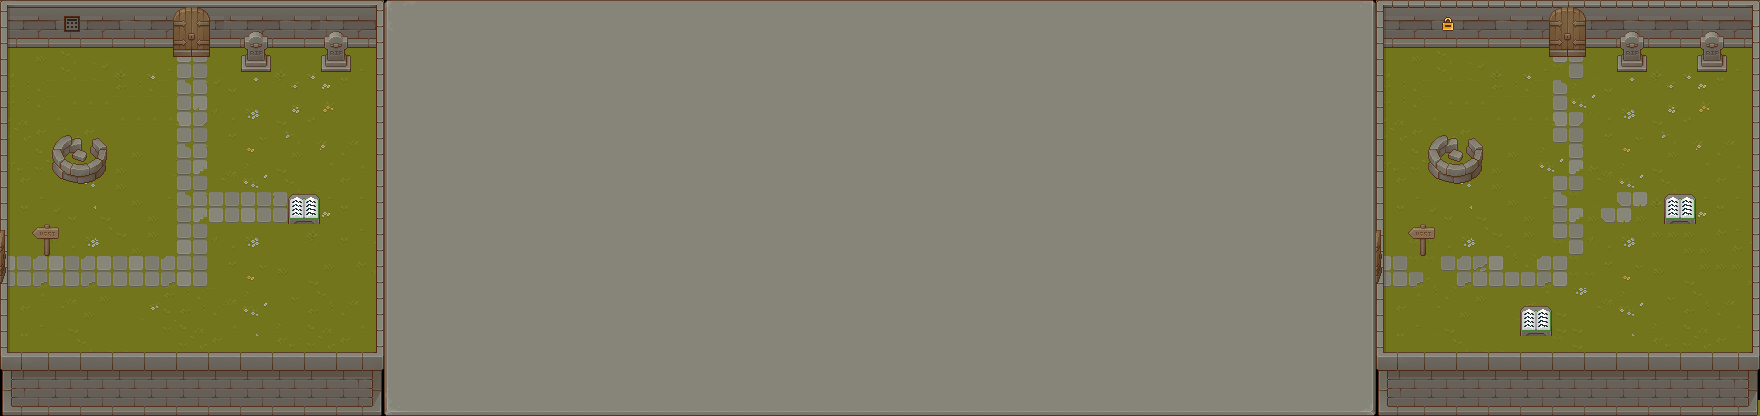

Rendered tile map (Tiled .tmx) drawn with the repository's tilesets; below, a short description and the map source with its tile grids summarised:
An orthogonal 110x26 tile map with 16x16 px tiles, 6 tile layers (Ground, Walls, WallsPlus, Deco, ...), 7 tilesets and 17 objects.

<map version="1.10" tiledversion="1.11.0" orientation="orthogonal" renderorder="right-down" width="110" height="26" tilewidth="16" tileheight="16" infinite="0" nextlayerid="8" nextobjectid="19">
 <tileset firstgid="1" source="Walls.tsx" />
 <tileset firstgid="1025" source="TXProps.tsx" />
 <tileset firstgid="2119" source="Books.tsx" />
 <tileset firstgid="2123" source="TXTilesetGrass.tsx" />
 <tileset firstgid="2379" source="StoneGround.tsx" />
 <tileset firstgid="2635" source="Cadenas.tsx" />
 <tileset firstgid="2636" source="Button.tsx" />
 <layer id="1" name="Ground" width="110" height="26">
  <data>[2860 cells, 2596 non-empty, 151 distinct tile ids]</data>
 </layer>
 <layer id="2" name="Walls" width="110" height="26">
  <data>[2860 cells, 412 non-empty, 39 distinct tile ids]</data>
 </layer>
 <layer id="3" name="WallsPlus" width="110" height="26">
  <data>[2860 cells, 62 non-empty, 14 distinct tile ids]</data>
 </layer>
 <layer id="4" name="Deco" width="110" height="26">
  <data>[2860 cells, 118 non-empty, 42 distinct tile ids]</data>
 </layer>
 <layer id="5" name="DecoPlus" width="110" height="26">
  <data>[2860 cells, 12 non-empty, 4 distinct tile ids]</data>
 </layer>
 <layer id="6" name="Door" width="110" height="26">
  <data>[2860 cells, 40 non-empty, 20 distinct tile ids]</data>
 </layer>
 <objectgroup id="7" name="WallsCol">
  <object id="1" x="0" y="0" width="384" height="48" />
  <object id="2" x="240" y="48" width="32" height="16" />
  <object id="3" x="320" y="48" width="32" height="16" />
  <object id="5" x="48" y="128" width="64" height="64" />
  <object id="6" x="288" y="192" width="32" height="32" />
  <object id="7" x="368" y="48" width="16" height="368" />
  <object id="8" x="0" y="48" width="16" height="368" />
  <object id="9" x="16" y="352" width="352" height="64" />
  <object id="10" x="1376" y="0" width="384" height="48" />
  <object id="11" x="1616" y="48" width="32" height="16" />
  <object id="12" x="1696" y="48" width="32" height="16" />
  <object id="13" x="1424" y="128" width="64" height="64" />
  <object id="14" x="1664" y="192" width="32" height="32" />
  <object id="15" x="1376" y="48" width="16" height="368" />
  <object id="16" x="1744" y="48" width="16" height="368" />
  <object id="17" x="1392" y="352" width="352" height="64" />
  <object id="18" x="1520" y="304" width="32" height="32" />
 </objectgroup>
</map>
